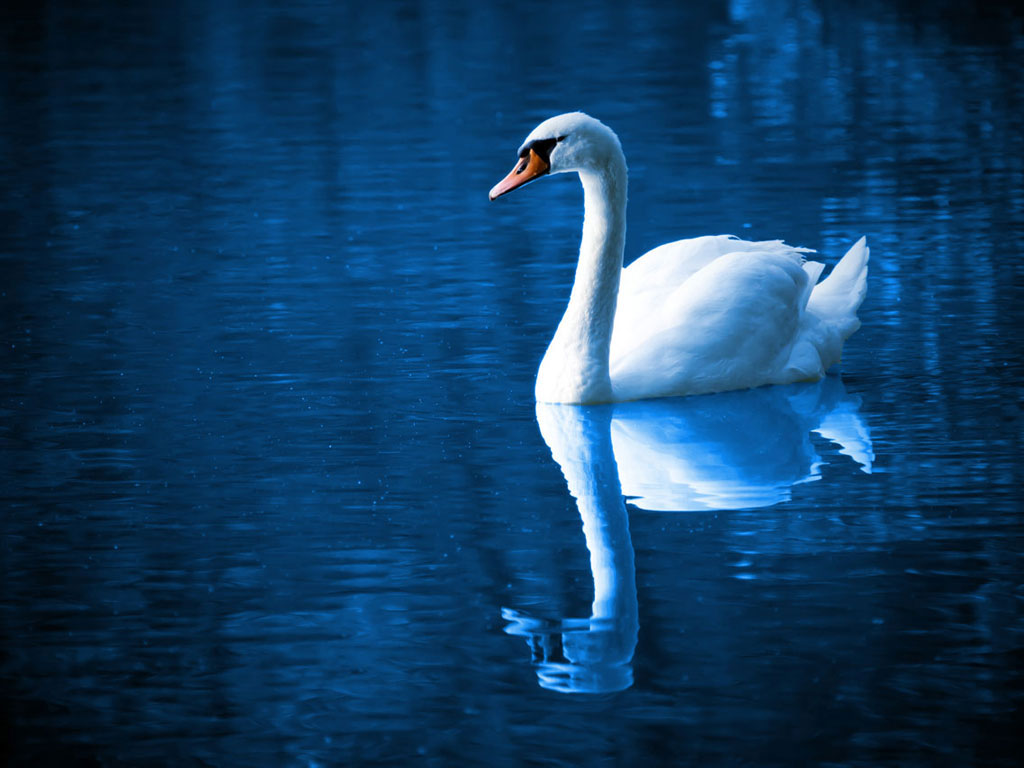
#> input picture lab_5/photo.jpg, 1024 x 768 px
$ python task_3.py
#> lines starting #> are read from the running program, lines starting #| are printed output that depends on the picture
import numpy as np
from PIL import Image, ImageEnhance
from matplotlib import image, pyplot as plot


def show_image(img):
    plot.imshow(img)
    plot.show()


def split_into_channels(img):
    red, blue, green = img.copy(), img.copy(), img.copy()
    red[:, :, 1], red[:, :, 2] = 0, 0
    plot.imshow(red)
    plot.show()
    blue[:, :, 0], blue[:, :, 1] = 0, 0
    plot.imshow(blue)
    plot.show()
    green[:, :, 0], green[:, :, 2] = 0, 0
    plot.imshow(green)
    plot.show()


def contrast(img):
    plot.imshow(ImageEnhance.Contrast(img).enhance(0.1))
    plot.show()
    plot.imshow(ImageEnhance.Contrast(img).enhance(50.0))
    plot.show()


def show_grayscale(img):
    gray = np.dot(img[..., :3], [0.299, 0.587, 0.114])
    plot.imshow(gray, cmap=plot.get_cmap('gray'))
    plot.show()


img = image.imread('photo.jpg')
#> img is the input picture: shape (768, 1024, 3); mean R, G, B 17.6, 61.6, 99.7
show_image(img)
show_grayscale(img)
#> in show_grayscale, `gray = np.dot(img[..., :3], [0.299, 0.587, 0.114])`:
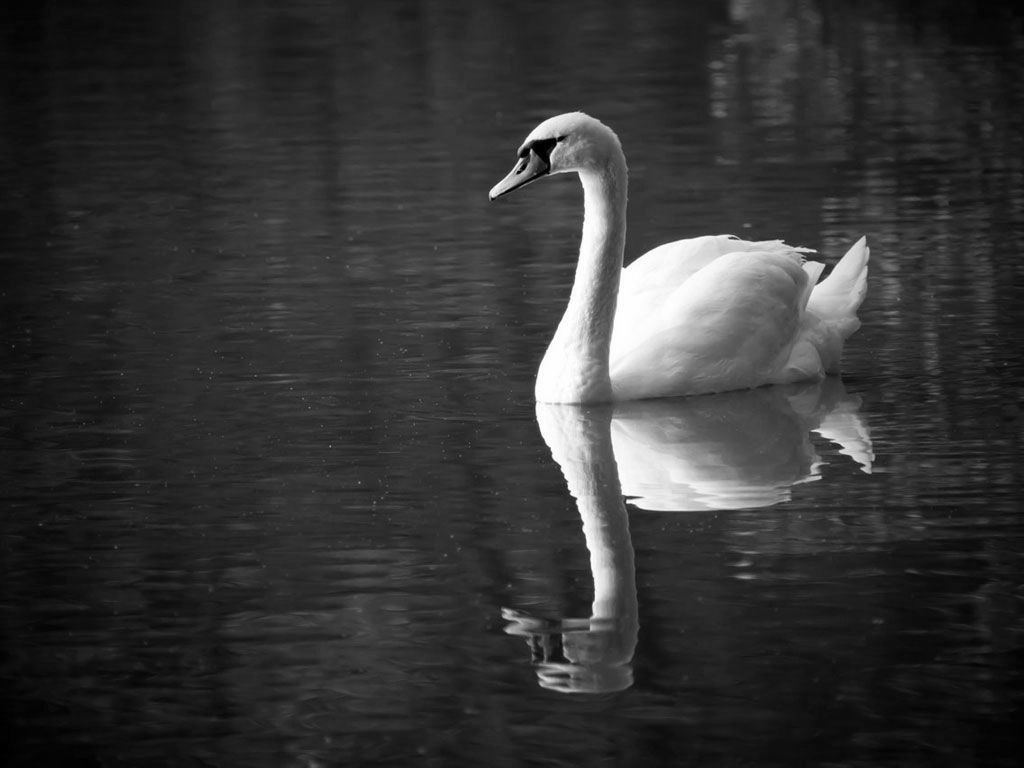
#> gray: shape (768, 1024) float64; min 0, max 255, mean 52.8
split_into_channels(img)
#> in split_into_channels, `red[:, :, 1], red[:, :, 2] = 0, 0`:
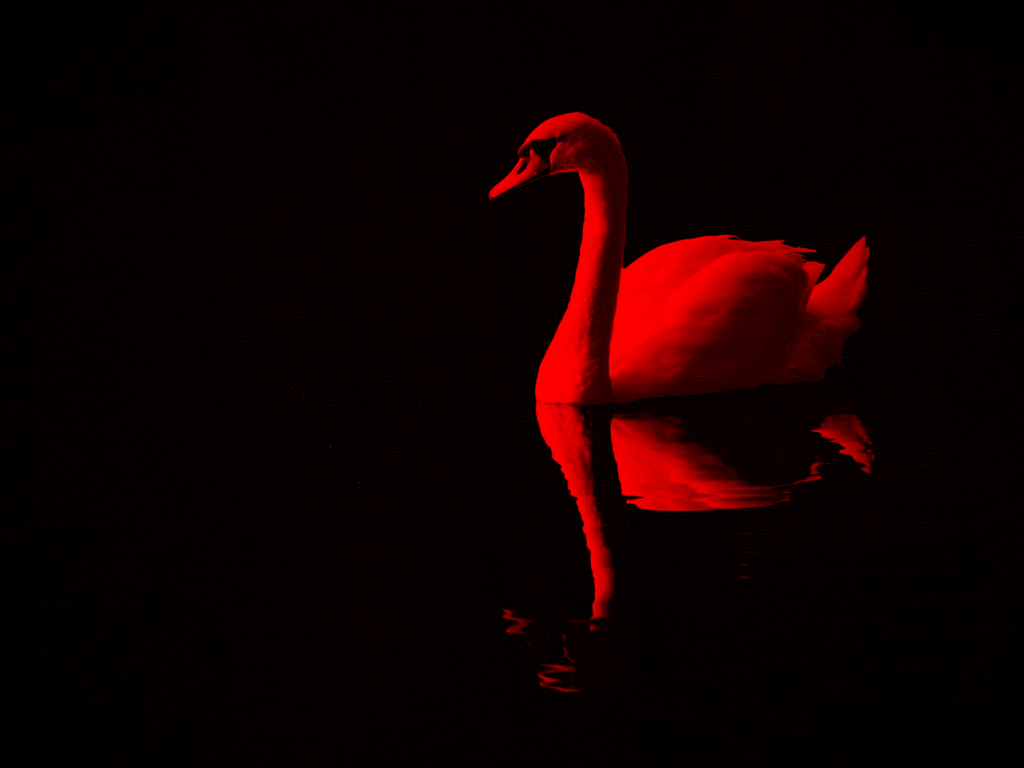
#> red: shape (768, 1024, 3); mean R, G, B 17.6, 0, 0
#> in split_into_channels, `blue[:, :, 0], blue[:, :, 1] = 0, 0`:
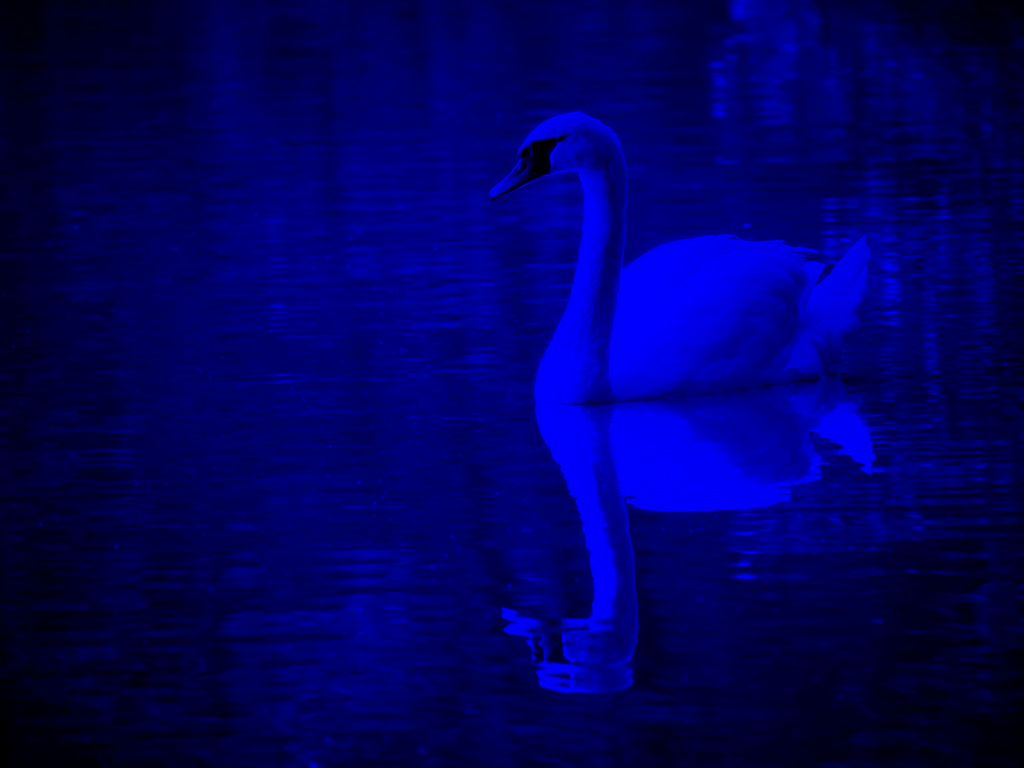
#> blue: shape (768, 1024, 3); mean R, G, B 0, 0, 99.7
#> in split_into_channels, `green[:, :, 0], green[:, :, 2] = 0, 0`:
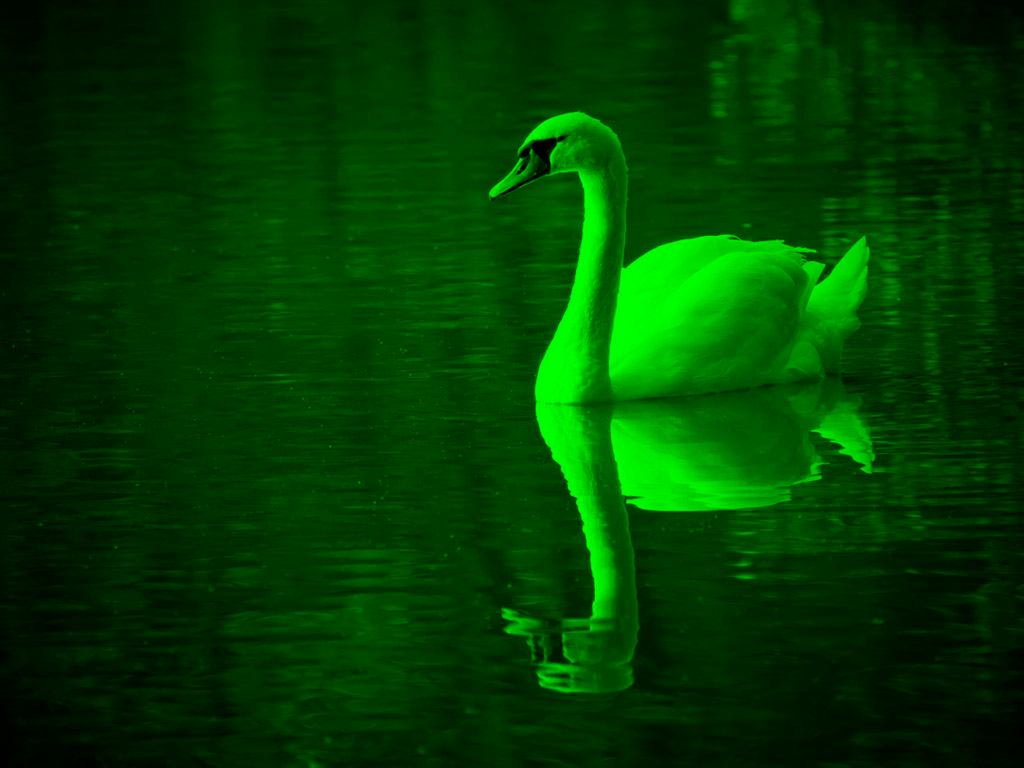
#> green: shape (768, 1024, 3); mean R, G, B 0, 61.6, 0
img = Image.open('photo.jpg')
contrast(img)
#> in contrast, `plot.show()`:
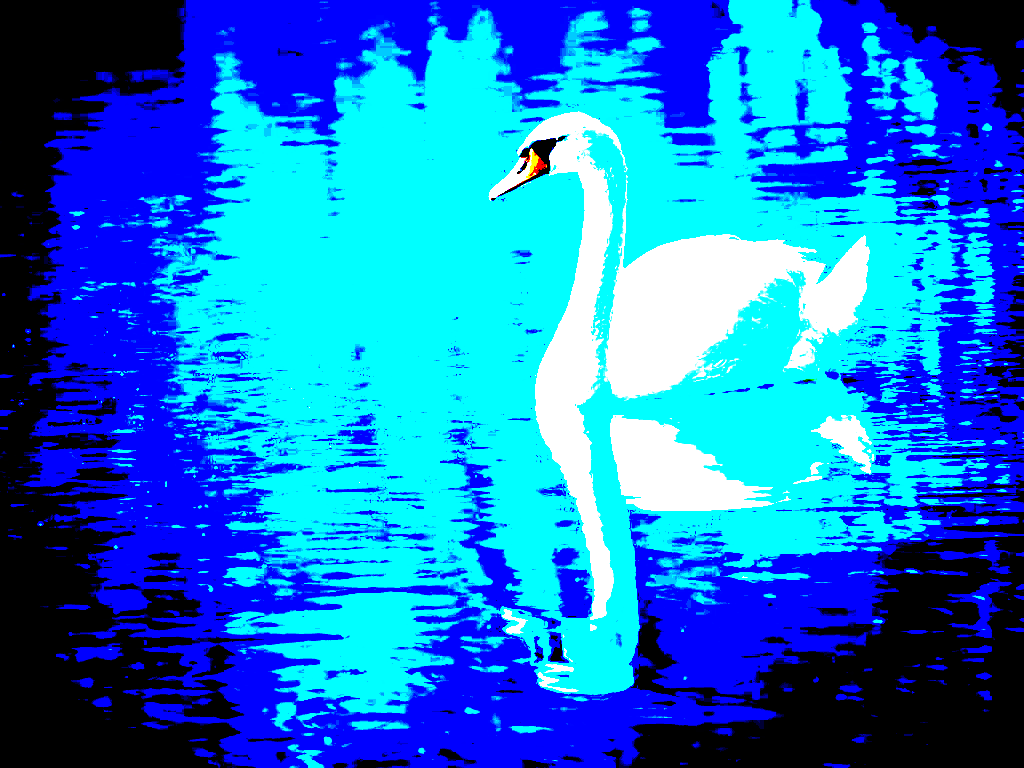
#> shown: shape (768, 1024, 3); mean R, G, B 17.8, 120.5, 206
